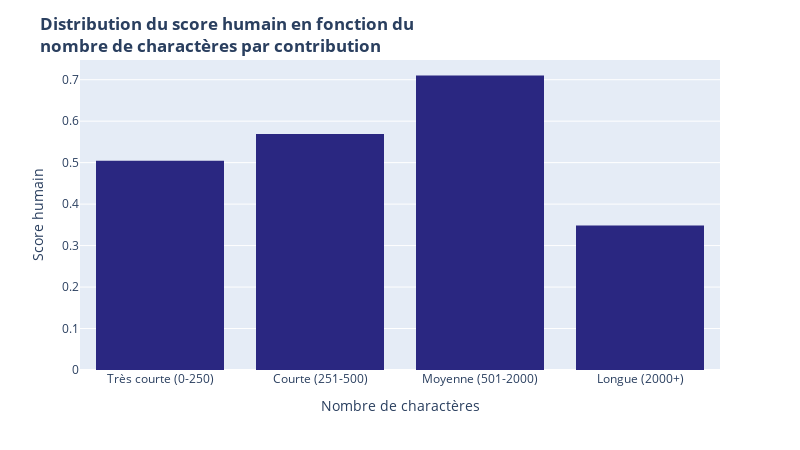

Notebook cell for this chart:
### Code cell
fig = px.histogram(
    df, x="contrib_cat", y="score_humain",
    color_discrete_sequence=["#2a2781"], histfunc="avg", category_orders=dict(contrib_cat=length_labels)
)
fig.update_layout(
    title={"text": "<b>Distribution du score humain en fonction du <br>nombre de charactères par contribution</b>"}, 
    xaxis_title="Nombre de charactères", 
    yaxis_title="Score humain", 
    width=800, height=450
)
fig.update_traces(
    hovertemplate =
        "Score humain = %{y}<extra></extra>"
)
fig.show()

### Figure 1 — Plotly figure (JSON) as saved in the notebook; plotly's stock layout.template omitted (floating-point values rounded to 4 significant figures; data arrays with more than 128 entries replaced by an {"elided": "..."} marker saying what was removed)
{"data": [{"bingroup": "x", "histfunc": "avg", "hovertemplate": "Score humain = %{y}<extra></extra>", "legendgroup": "", "marker": {"color": "#2a2781", "pattern": {"shape": ""}}, "name": "", "orientation": "v", "showlegend": false, "type": "histogram", "x": {"elided": "200 str values"}, "xaxis": "x", "y": {"elided": "200 float values"}, "yaxis": "y"}], "layout": {"barmode": "relative", "height": 450, "legend": {"tracegroupgap": 0}, "margin": {"t": 60}, "title": {"text": "<b>Distribution du score humain en fonction du <br>nombre de charactères par contribution</b>"}, "width": 800, "xaxis": {"anchor": "y", "categoryarray": ["Très courte (0-250)", "Courte (251-500)", "Moyenne (501-2000)", "Longue (2000+)"], "categoryorder": "array", "domain": [0, 1], "title": {"text": "Nombre de charactères"}}, "yaxis": {"anchor": "x", "domain": [0, 1], "title": {"text": "Score humain"}}}}
